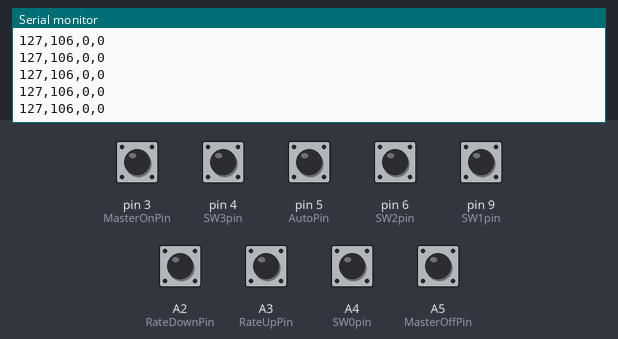
This sketch was run on a simulated Arduino Nano, built with avr-gcc and run on an emulated ATmega328P. Shown: the last lines printed to the serial monitor. The inputs (shaded band) are chosen by the test bench; at power-on: A2 (RateDownPin), A3 (RateUpPin), A4 (SW0pin), A5 (MasterOffPin), pin 3 (MasterOnPin), pin 4 (SW3pin), pin 5 (AutoPin), pin 6 (SW2pin), pin 9 (SW1pin) HIGH.

Above: at 6.2 s.
6.3 s: pin 3 (MasterOnPin) pulled LOW for 0.15 s
At 6.57 s:
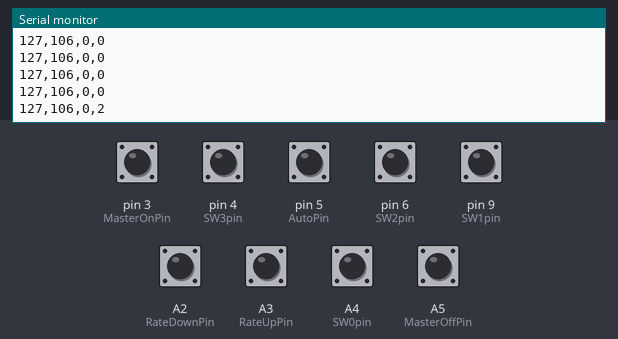
7.9 s: pin 4 (SW3pin) pulled LOW for 0.15 s
At 8.18 s:
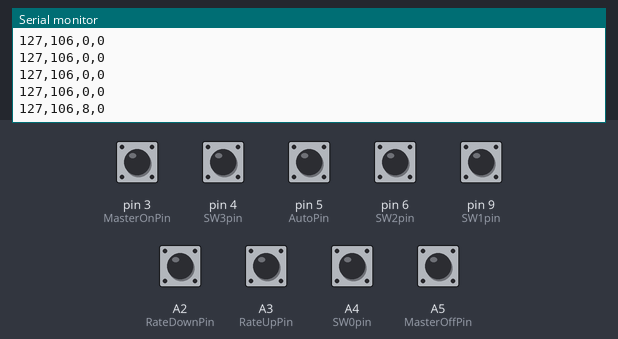
9.5 s: pin 5 (AutoPin) pulled LOW for 0.15 s
At 9.79 s:
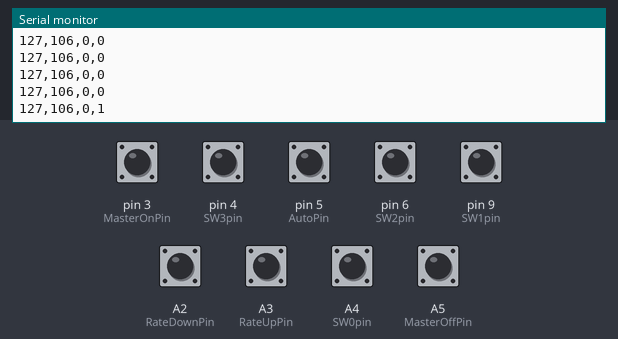
11.1 s: pin 6 (SW2pin) pulled LOW for 0.15 s
At 11.4 s:
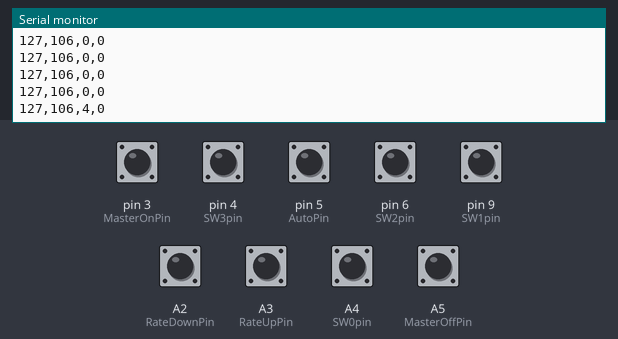
12.7 s: pin 9 (SW1pin) pulled LOW for 0.15 s
At 13.01 s:
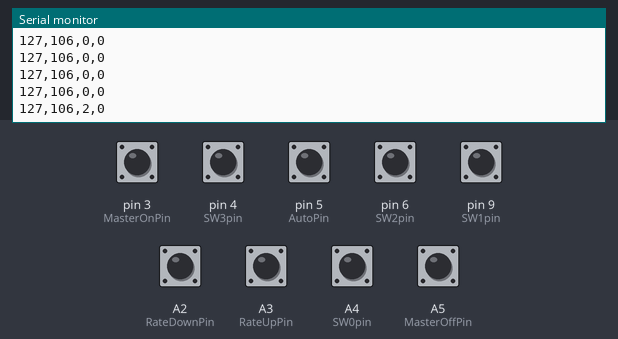
14.3 s: A2 (RateDownPin) pulled LOW for 1 s
At 14.61 s:
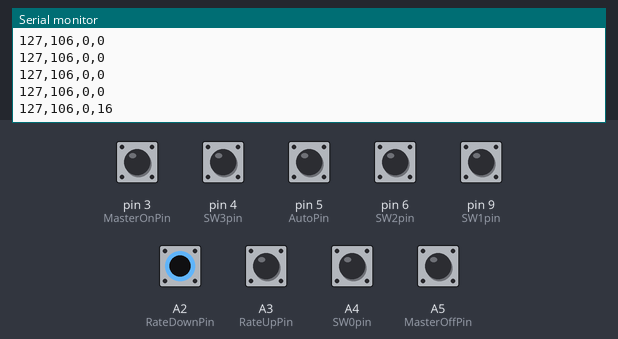
Timing chart, 0 to 17.3 s (numbered marks = the images above; inputs shaded):
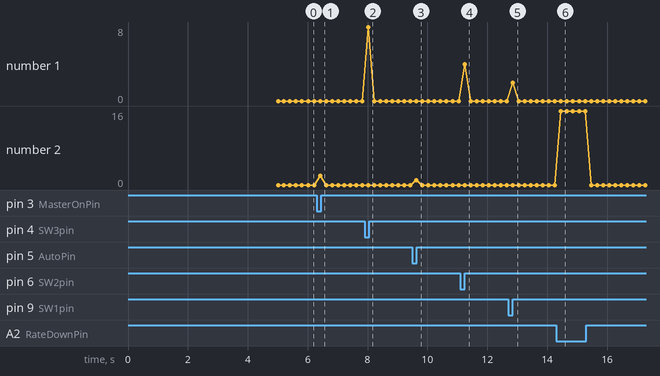

Measured:
- after the input at 6.3 s, the serial monitor: prints a new line after 0.11 s (image 1)
- after the input at 7.9 s, the serial monitor: prints a new line after 0.12 s (image 2)
- after the input at 9.5 s, the serial monitor: prints a new line after 0.13 s (image 3)
- after the input at 11.1 s, the serial monitor: prints a new line after 0.14 s (image 4)
- after the input at 12.7 s, the serial monitor: prints a new line after 0.15 s (image 5)
- after the input at 14.3 s, the serial monitor: prints a new line after 0.16 s (image 6)

The sketch:

SWarduino.ino
```cpp
#include <EtherCard.h>

// user settings ****************************

#define CommType 1			// 0 Serial/USB , 1 UDP wired Nano

#define IPpart3 1			// ex: 192.168.IPpart3.255, 0-255
#define IPMac 188			// unique number for Arduino IP address and Mac part 6, 0-255

// ******************************************

#if(CommType == 1)
// ethernet interface ip address
static byte ArduinoIP[] = { 192,168,IPpart3,IPMac };

// ethernet interface Mac address
static byte LocalMac[] = { 0x70,0x2D,0x31,0x21,0x62,IPMac };

// gateway ip address
static byte gwip[] = { 192,168,IPpart3,1 };
//DNS- you just need one anyway
static byte myDNS[] = { 8,8,8,8 };
//mask
static byte mask[] = { 255,255,255,0 };

// local ports on Arduino
unsigned int SourcePort = 6200;		// to send from

// ethernet destination - Rate Controller
static byte DestinationIP[] = { 192, 168, IPpart3, 255 };	// broadcast 255
unsigned int DestinationPort = 29999; // Rate Controller listening port

byte Ethernet::buffer[500]; // udp send and receive buffer
#endif

//Array to send data back
byte toSend[] = { 127,106,0,0 };
byte Pins[] = { 0,0,0,0,0,0,0,0,0 };

#define SW0pin	A4
#define SW1pin	9
#define SW2pin	6

#define SW3pin 4
#define AutoPin 5
#define MasterOnPin 3

#define MasterOffPin A5	//2
#define RateUpPin A3
#define RateDownPin A2

unsigned long LastTime;

void setup()
{
	Serial.begin(38400);

	delay(5000);
	Serial.println();
	Serial.println("SWarduino  :  10-Mar-2021");
	Serial.println();

	pinMode(SW0pin, INPUT_PULLUP);
	pinMode(SW1pin, INPUT_PULLUP);
	pinMode(SW2pin, INPUT_PULLUP);

	pinMode(SW3pin, INPUT_PULLUP);
	pinMode(AutoPin, INPUT_PULLUP);
	pinMode(MasterOnPin, INPUT_PULLUP);

	pinMode(MasterOffPin, INPUT_PULLUP);
	pinMode(RateUpPin, INPUT_PULLUP);
	pinMode(RateDownPin, INPUT_PULLUP);

#if(CommType==1)
	if (ether.begin(sizeof Ethernet::buffer, LocalMac, 10) == 0)
	{
		Serial.println(F("Failed to access Ethernet controller"));
	}
	else
	{
		Serial.println("Ethernet controller found!");
	}
	ether.staticSetup(ArduinoIP, gwip, myDNS, mask);

	ether.printIp("IP Address:     ", ether.myip);
	Serial.println("Destination IP: " + IPadd(DestinationIP));
#endif
}

void loop()
{
	if (millis() - LastTime > 200)
	{
		LastTime = millis();

		// read switches
		// toSend[2]
		Pins[0] = !digitalRead(SW0pin);			// 1
		Pins[1] = !digitalRead(SW1pin);			// 2
		Pins[2] = !digitalRead(SW2pin);			// 4
		Pins[3] = !digitalRead(SW3pin);			// 8

		// toSend[3]
		Pins[4] = !digitalRead(AutoPin);			// 1
		Pins[5] = !digitalRead(MasterOnPin);		// 2
		Pins[6] = !digitalRead(MasterOffPin);	// 4
		Pins[7] = !digitalRead(RateUpPin);		// 8
		Pins[8] = !digitalRead(RateDownPin);		// 16

		// build data
		toSend[2] = 0;
		toSend[3] = 0;

		for (int i = 0; i < 4; i++)
		{
			if(Pins[i]) toSend[2] = toSend[2] | (1 << i);
		}

		for (int i = 0; i < 5; i++)
		{
			if (Pins[i + 4]) toSend[3] = toSend[3] | (1 << i);
		}

		// PGN 32618

#if(CommType==1)
		// send UDP
		ether.sendUdp(toSend, sizeof(toSend), SourcePort, DestinationIP, DestinationPort);
#endif

		// send serial
		for (int i = 0; i < 4; i++)
		{
			Serial.print(toSend[i]);
			if (i < 3) Serial.print(",");
		}
		Serial.println();
		Serial.flush();
	}
#if(CommType==1)
	//this must be called for ethercard functions to work.
	ether.packetLoop(ether.packetReceive());
#endif
}

String IPadd(byte Address[])
{
	return String(Address[0]) + "." + String(Address[1]) + "." + String(Address[2]) + "." + String(Address[3]);
}
```
